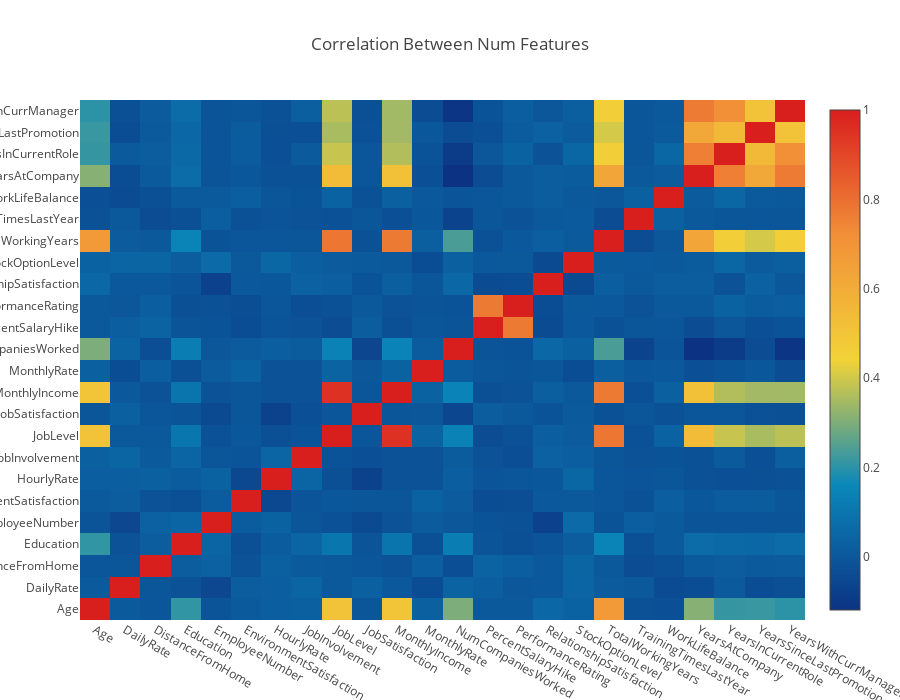

Notebook code for this chart:
### Code cell
# creating a list of only numerical values
numerical = [u'Age', u'DailyRate', u'DistanceFromHome', u'Education', u'EmployeeNumber', u'EnvironmentSatisfaction',
       u'HourlyRate', u'JobInvolvement', u'JobLevel', u'JobSatisfaction',
       u'MonthlyIncome', u'MonthlyRate', u'NumCompaniesWorked',
       u'PercentSalaryHike', u'PerformanceRating', u'RelationshipSatisfaction',
       u'StockOptionLevel', u'TotalWorkingYears',
       u'TrainingTimesLastYear', u'WorkLifeBalance', u'YearsAtCompany',
       u'YearsInCurrentRole', u'YearsSinceLastPromotion',
       u'YearsWithCurrManager']
data = [
    go.Heatmap(
        z= att_df[numerical].astype(float).corr().values, # Generating the Pearson correlation
        x=att_df[numerical].columns.values,
        y=att_df[numerical].columns.values,
        colorscale='Portland',
        reversescale = False,
        text = True ,
        opacity = 1.0
        
    )
]


layout = go.Layout(
    title = 'Correlation Between Num Features ',
    xaxis = dict(ticks='', nticks=36),
    yaxis = dict(ticks='' ),
    width = 900, height = 700,
    
)


fig = go.Figure(data=data, layout=layout)
py.iplot(fig, filename='heatmap_corr')

### Figure 1 — Plotly figure (JSON) as saved in the notebook; plotly's stock layout.template omitted (floating-point values rounded to 4 significant figures; data arrays with more than 128 entries replaced by an {"elided": "..."} marker saying what was removed)
{"data": [{"colorscale": "Portland", "opacity": 1, "reversescale": false, "text": true, "type": "heatmap", "x": ["Age", "DailyRate", "DistanceFromHome", "Education", "EmployeeNumber", "EnvironmentSatisfaction", "HourlyRate", "JobInvolvement", "JobLevel", "JobSatisfaction", "MonthlyIncome", "MonthlyRate", "NumCompaniesWorked", "PercentSalaryHike", "PerformanceRating", "RelationshipSatisfaction", "StockOptionLevel", "TotalWorkingYears", "TrainingTimesLastYear", "WorkLifeBalance", "YearsAtCompany", "YearsInCurrentRole", "YearsSinceLastPromotion", "YearsWithCurrManager"], "y": ["Age", "DailyRate", "DistanceFromHome", "Education", "EmployeeNumber", "EnvironmentSatisfaction", "HourlyRate", "JobInvolvement", "JobLevel", "JobSatisfaction", "MonthlyIncome", "MonthlyRate", "NumCompaniesWorked", "PercentSalaryHike", "PerformanceRating", "RelationshipSatisfaction", "StockOptionLevel", "TotalWorkingYears", "TrainingTimesLastYear", "WorkLifeBalance", "YearsAtCompany", "YearsInCurrentRole", "YearsSinceLastPromotion", "YearsWithCurrManager"], "z": {"elided": "24x24 float values"}}], "layout": {"height": 700, "title": "Correlation Between Num Features ", "width": 900, "xaxis": {"nticks": 36, "ticks": ""}, "yaxis": {"ticks": ""}}}
